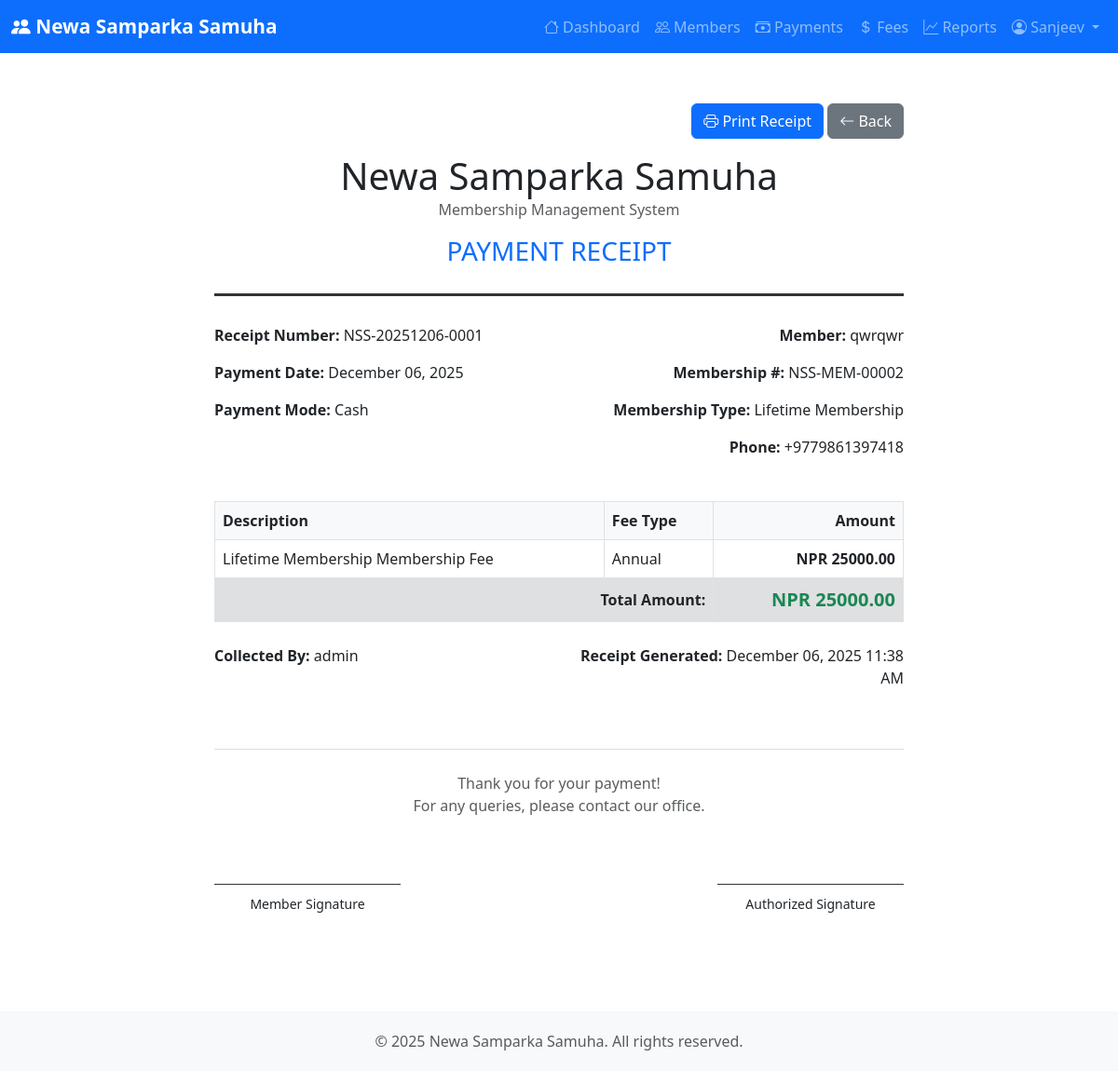
The app's page /payments/3/receipt/ (signed in) with its own data.
### membership/models.py (models this page shows, shortened)
class Payment(models.Model):
    member = models.ForeignKey(
        Member,
        on_delete=models.CASCADE,
        related_name='payments',
        verbose_name="Member"
    )
    membership_fee = models.ForeignKey(
        MembershipFee,
        on_delete=models.PROTECT,
        related_name='payments',
        verbose_name="Fee Structure"
    )
    amount = models.DecimalField(
        max_digits=10,
        decimal_places=2,
        verbose_name="Payment Amount"
    )
    payment_date = models.DateField(default=timezone.now, verbose_name="Payment Date")
    PAYMENT_MODE_CHOICES = [
        ('CASH', 'Cash'),
        ('BANK_TRANSFER', 'Bank Transfer'),
        ('ONLINE', 'Online Payment'),
        ('CHEQUE', 'Cheque'),
    ]
    payment_mode = models.CharField(
        max_length=20,
        choices=PAYMENT_MODE_CHOICES,
        verbose_name="Payment Mode"
    )
    transaction_reference = models.CharField(
        max_length=100,
        blank=True,
        null=True,
        verbose_name="Transaction Reference"
    )
    receipt_number = models.CharField(
        max_length=50,
        unique=True,
        verbose_name="Receipt Number"
    )
    collected_by = models.CharField(
        max_length=100,
        blank=True,
        null=True,
        verbose_name="Collected By"
    )
    remarks = models.TextField(
        blank=True,
        null=True,
        verbose_name="Remarks"
    )
    created_at = models.DateTimeField(auto_now_add=True)
    updated_at = models.DateTimeField(auto_now=True)
    class Meta:
        ordering = ['-payment_date']
        verbose_name = "Payment"
        verbose_name_plural = "Payments"

class Member(models.Model):
    name = models.CharField(max_length=200, verbose_name="Full Name")
    phone_regex = RegexValidator(
        regex=r'^\+?1?\d{9,15}$',
        message="Phone number must be entered in the format: '+999999999'. Up to 15 digits allowed."
    )
    phone_number = models.CharField(
        validators=[phone_regex],
        max_length=17,
        verbose_name="Phone Number"
    )
    email = models.EmailField(verbose_name="Email Address")
    permanent_address = models.TextField(verbose_name="Permanent Address")
    current_address = models.TextField(verbose_name="Current Address")
    date_of_birth = models.DateField(
        verbose_name="Date of Birth",
        blank=True,
        null=True
    )
    photograph = models.ImageField(
        upload_to='member_photos/',
        verbose_name="Photograph",
        blank=True,
        null=True,
        help_text="Upload member's photograph (JPG, PNG)"
    )
    father_name = models.CharField(max_length=200, verbose_name="Father's Name")
    mother_name = models.CharField(max_length=200, verbose_name="Mother's Name")
    spouse_name = models.CharField(
        max_length=200,
        blank=True,
        null=True,
        verbose_name="Spouse Name"
    )
    citizenship_number = models.CharField(
        max_length=50,
        unique=True,
        verbose_name="Citizenship Number"
    )
    citizenship_issue_date = models.DateField(
        verbose_name="Citizenship Issue Date",
        blank=True,
        null=True
    )
    citizenship_issue_district = models.CharField(
        max_length=100,
        verbose_name="Citizenship Issue District",
        blank=True,
        null=True
    )
    MEMBERSHIP_CHOICES = [
        ('REGULAR', 'Regular'),
        ('LIFETIME', 'Lifetime Membership'),
    ]
    membership_type = models.CharField(
        max_length=20,
        choices=MEMBERSHIP_CHOICES,
        default='REGULAR',
        verbose_name="Membership Type"
    )
    membership_number = models.CharField(
        max_length=50,
        unique=True,
        verbose_name="Membership Number"
    )
    join_date = models.DateField(default=timezone.now, verbose_name="Join Date")
    is_active = models.BooleanField(default=True, verbose_name="Active Status")
    PAYMENT_FREQUENCY_CHOICES = [
        ('ANNUAL', 'Annual'),
        ('MONTHLY', 'Monthly'),
    ]
    payment_frequency = models.CharField(
        max_length=20,
        choices=PAYMENT_FREQUENCY_CHOICES,
        default='ANNUAL',
        verbose_name="Payment Frequency",
        help_text="How often member pays (only for Regular members)"
    )
    last_payment_date = models.DateField(
        blank=True,
        null=True,
        verbose_name="Last Payment Date",
        help_text="Date of most recent payment"
    )
    membership_valid_until = models.DateField(
        blank=True,
        null=True,
        verbose_name="Membership Valid Until",
        help_text="Date when membership expires (null for lifetime members)"
    )
    created_at = models.DateTimeField(auto_now_add=True)
    updated_at = models.DateTimeField(auto_now=True)
    class Meta:
        ordering = ['-join_date']
        verbose_name = "Member"
        verbose_name_plural = "Members"

class MembershipFee(models.Model):
    membership_type = models.CharField(
        max_length=20,
        choices=[
            ('REGULAR', 'Regular'),
            ('LIFETIME', 'Lifetime Membership'),
        ],
        verbose_name="Membership Type"
    )
    PAYMENT_FREQUENCY_CHOICES = [
        ('ANNUAL', 'Annual'),
        ('MONTHLY', 'Monthly'),
    ]
    payment_frequency = models.CharField(
        max_length=20,
        choices=PAYMENT_FREQUENCY_CHOICES,
        verbose_name="Payment Frequency"
    )
    amount = models.DecimalField(
        max_digits=10,
        decimal_places=2,
        verbose_name="Fee Amount"
    )
    description = models.TextField(
        blank=True,
        null=True,
        verbose_name="Description"
    )
    is_active = models.BooleanField(default=True, verbose_name="Active")
    created_at = models.DateTimeField(auto_now_add=True)
    updated_at = models.DateTimeField(auto_now=True)
    class Meta:
        ordering = ['membership_type', 'payment_frequency']
        verbose_name = "Membership Fee"
        verbose_name_plural = "Membership Fees"
        unique_together = ['membership_type', 'payment_frequency']

### membership/views.py (the view)
# urls.py: path('payments/<int:pk>/receipt/', views.payment_receipt, name='payment_receipt'),
@login_required
def payment_receipt(request, pk):
    payment = get_object_or_404(Payment, pk=pk)
    context = {
        'payment': payment,
        'print_date': timezone.now(),
    }
    return render(request, 'membership/payment_receipt.html', context)

### membership/templates/membership/payment_receipt.html (shortened to what this page needs)
{% extends 'membership/base.html' %}
{% block content %}
<div class="receipt-container">
    <div class="text-end mb-3 no-print">
        <button onclick="window.print()" class="btn btn-primary">
            <i class="bi bi-printer"></i> Print Receipt
        </button>
        <a href="{% url 'membership:payment_list' %}" class="btn btn-secondary">
            <i class="bi bi-arrow-left"></i> Back
        </a>
    </div>
    <div class="receipt-header">
        <h1 class="mb-0">Newa Samparka Samuha</h1>
        <p class="text-muted mb-3">Membership Management System</p>
        <h3 class="text-primary">PAYMENT RECEIPT</h3>
    </div>
    <div class="row receipt-info">
        <div class="col-6">
            <p><strong>Receipt Number:</strong> {{ payment.receipt_number }}</p>
            <p><strong>Payment Date:</strong> {{ payment.payment_date|date:"F d, Y" }}</p>
            <p><strong>Payment Mode:</strong> {{ payment.get_payment_mode_display }}</p>
        </div>
        <div class="col-6 text-end">
            <p><strong>Member:</strong> {{ payment.member.name }}</p>
            <p><strong>Membership #:</strong> {{ payment.member.membership_number }}</p>
            <p><strong>Membership Type:</strong> {{ payment.member.get_membership_type_display }}</p>
            <p><strong>Phone:</strong> {{ payment.member.phone_number }}</p>
        </div>
    </div>
    <table class="table table-bordered receipt-table">
        <thead>
            <tr>
                <th>Description</th>
                <th>Fee Type</th>
                <th class="text-end">Amount</th>
            </tr>
        </thead>
        <tbody>
            <tr>
                <td>
                    {{ payment.membership_fee.get_membership_type_display }} Membership Fee
                </td>
                <td>{{ payment.membership_fee.get_payment_frequency_display }}</td>
                <td class="text-end fw-bold">NPR {{ payment.amount|floatformat:2 }}</td>
            </tr>
        </tbody>
        <tfoot class="table-active">
            <tr>
                <th colspan="2" class="text-end">Total Amount:</th>
                <th class="text-end text-success fs-5">NPR {{ payment.amount|floatformat:2 }}</th>
            </tr>
        </tfoot>
    </table>
    <div class="row mt-4">
        <div class="col-6">
            {% if payment.collected_by %}
            <p><strong>Collected By:</strong> {{ payment.collected_by }}</p>
            {% endif %}
        </div>
        <div class="col-6 text-end">
            <p><strong>Receipt Generated:</strong> {{ print_date|date:"F d, Y h:i A" }}</p>
        </div>
    </div>
    <div class="text-center mt-5 pt-4" style="border-top: 1px solid #ddd;">
        <p class="text-muted mb-0">Thank you for your payment!</p>
        <p class="text-muted">For any queries, please contact our office.</p>
    </div>
    <div class="row mt-5 pt-4">
        <div class="col-6">
            <div style="border-top: 1px solid #333; width: 200px;">
                <p class="text-center mt-2 mb-0"><small>Member Signature</small></p>
            </div>
        </div>
        <div class="col-6 text-end">
            <div style="border-top: 1px solid #333; width: 200px; float: right;">
                <p class="text-center mt-2 mb-0"><small>Authorized Signature</small></p>
            </div>
        </div>
    </div>
</div>
{% endblock %}

### membership/templates/membership/base.html (shortened to what this page needs)
<!DOCTYPE html>
<html lang="en">
<head>
    <link href="https://cdn.jsdelivr.net/npm/bootstrap@5.3.0/dist/css/bootstrap.min.css" rel="stylesheet">
    <link rel="stylesheet" href="https://cdn.jsdelivr.net/npm/bootstrap-icons@1.11.0/font/bootstrap-icons.css">
</head>
<body>
    <nav class="navbar navbar-expand-lg navbar-dark bg-primary no-print">
        <div class="container-fluid">
            <a class="navbar-brand" href="{% url 'membership:home' %}">
                <i class="bi bi-people-fill"></i> Newa Samparka Samuha
            </a>
            <div class="collapse navbar-collapse" id="navbarNav">
                <ul class="navbar-nav ms-auto">
                    {% if user.is_authenticated %}
                    <li class="nav-item">
                        <a class="nav-link" href="{% url 'membership:home' %}">
                            <i class="bi bi-house"></i> Dashboard
                        </a>
                    </li>
                    <li class="nav-item">
                        <a class="nav-link" href="{% url 'membership:member_list' %}">
                            <i class="bi bi-people"></i> Members
                        </a>
                    </li>
                    <li class="nav-item">
                        <a class="nav-link" href="{% url 'membership:payment_list' %}">
                            <i class="bi bi-cash-stack"></i> Payments
                        </a>
                    </li>
                    <li class="nav-item">
                        <a class="nav-link" href="{% url 'membership:fee_list' %}">
                            <i class="bi bi-currency-dollar"></i> Fees
                        </a>
                    </li>
                    <li class="nav-item">
                        <a class="nav-link" href="{% url 'membership:revenue_report' %}">
                            <i class="bi bi-graph-up"></i> Reports
                        </a>
                    </li>
                    <li class="nav-item dropdown">
                        <a class="nav-link dropdown-toggle" href="#" id="userDropdown" role="button"
                           data-bs-toggle="dropdown" aria-expanded="false">
                            <i class="bi bi-person-circle"></i> {{ user.first_name|default:user.username }}
                        </a>
                    </li>
                    {% endif %}
                </ul>
            </div>
        </div>
    </nav>
    <main class="container-fluid py-4">
        {% block content %}{% endblock %}
    </main>
    <footer class="text-center no-print">
        <div class="container">
            <p class="text-muted mb-0">
                &copy; 2025 Newa Samparka Samuha. All rights reserved.
            </p>
        </div>
    </footer>
</body>
</html>

### membership/templates/membership/base.html (style rules this page uses)
.navbar-brand { font-weight: bold; font-size: 1.3rem; }
footer { margin-top: 50px; padding: 20px 0; background-color: #f8f9fa; }

### membership/templates/membership/payment_receipt.html (style rules this page uses)
.receipt-container { max-width: 800px; margin: 0 auto; background: white; padding: 30px; }
.receipt-header { text-align: center; border-bottom: 3px solid #333; padding-bottom: 20px; margin-bottom: 30px; }
.receipt-info { margin-bottom: 30px; }
.receipt-table th { background-color: #f8f9fa; }

### records on screen
Payment: receipt_number "NSS-20251206-0001", payment_date "December 06, 2025", payment_mode "Cash", member.name "qwrqwr", member.membership_number "NSS-MEM-00002", member.membership_type "Lifetime Membership", member.phone_number "+9779861397418", membership_fee.membership_type "Lifetime Membership", membership_fee.payment_frequency "Annual", amount "25000.00", collected_by "admin"

### other values on screen
{{ user.first_name|default:user.username }} "Sanjeev"
